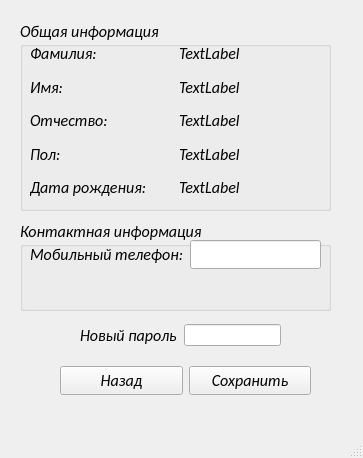
<?xml version="1.0" encoding="UTF-8"?>
<ui version="4.0">
 <class>UserInformation</class>
 <widget class="QMainWindow" name="UserInformation">
  <property name="geometry">
   <rect>
    <x>0</x>
    <y>0</y>
    <width>363</width>
    <height>458</height>
   </rect>
  </property>
  <property name="minimumSize">
   <size>
    <width>363</width>
    <height>355</height>
   </size>
  </property>
  <property name="windowTitle">
   <string>Информация о пользователе</string>
  </property>
  <property name="windowIcon">
   <iconset>
    <activeon>:/logo.ico</activeon>
   </iconset>
  </property>
  <widget class="QWidget" name="centralwidget">
   <widget class="QGroupBox" name="groupBox">
    <property name="geometry">
     <rect>
      <x>20</x>
      <y>20</y>
      <width>311</width>
      <height>191</height>
     </rect>
    </property>
    <property name="font">
     <font>
      <family>Calibri</family>
      <pointsize>12</pointsize>
      <italic>true</italic>
     </font>
    </property>
    <property name="title">
     <string>Общая информация</string>
    </property>
    <widget class="QWidget" name="gridLayoutWidget">
     <property name="geometry">
      <rect>
       <x>10</x>
       <y>20</y>
       <width>291</width>
       <height>161</height>
      </rect>
     </property>
     <layout class="QGridLayout" name="gridLayout">
      <item row="3" column="0">
       <widget class="QLabel" name="label_4">
        <property name="text">
         <string>Пол:</string>
        </property>
       </widget>
      </item>
      <item row="1" column="1">
       <widget class="QLabel" name="NameLabel">
        <property name="text">
         <string>TextLabel</string>
        </property>
       </widget>
      </item>
      <item row="0" column="1">
       <widget class="QLabel" name="SurnameLabel">
        <property name="text">
         <string>TextLabel</string>
        </property>
       </widget>
      </item>
      <item row="2" column="0">
       <widget class="QLabel" name="label_3">
        <property name="text">
         <string>Отчество:</string>
        </property>
       </widget>
      </item>
      <item row="2" column="1">
       <widget class="QLabel" name="ThirdNameLabel">
        <property name="text">
         <string>TextLabel</string>
        </property>
       </widget>
      </item>
      <item row="3" column="1">
       <widget class="QLabel" name="SexLabel">
        <property name="text">
         <string>TextLabel</string>
        </property>
       </widget>
      </item>
      <item row="1" column="0">
       <widget class="QLabel" name="label_2">
        <property name="text">
         <string>Имя:</string>
        </property>
       </widget>
      </item>
      <item row="0" column="0">
       <widget class="QLabel" name="label">
        <property name="text">
         <string>Фамилия:</string>
        </property>
       </widget>
      </item>
      <item row="4" column="0">
       <widget class="QLabel" name="label_9">
        <property name="text">
         <string>Дата рождения:</string>
        </property>
       </widget>
      </item>
      <item row="4" column="1">
       <widget class="QLabel" name="BirthdayLabel">
        <property name="text">
         <string>TextLabel</string>
        </property>
       </widget>
      </item>
     </layout>
    </widget>
   </widget>
   <widget class="QWidget" name="horizontalLayoutWidget">
    <property name="geometry">
     <rect>
      <x>60</x>
      <y>360</y>
      <width>251</width>
      <height>41</height>
     </rect>
    </property>
    <layout class="QHBoxLayout" name="horizontalLayout">
     <item>
      <widget class="QPushButton" name="BackButton">
       <property name="font">
        <font>
         <family>Calibri</family>
         <pointsize>12</pointsize>
         <italic>true</italic>
        </font>
       </property>
       <property name="text">
        <string>Назад</string>
       </property>
      </widget>
     </item>
     <item>
      <widget class="QPushButton" name="changepassButton">
       <property name="font">
        <font>
         <family>Calibri</family>
         <pointsize>12</pointsize>
         <italic>true</italic>
        </font>
       </property>
       <property name="text">
        <string>Сохранить</string>
       </property>
      </widget>
     </item>
    </layout>
   </widget>
   <widget class="QWidget" name="horizontalLayoutWidget_2">
    <property name="geometry">
     <rect>
      <x>80</x>
      <y>320</y>
      <width>201</width>
      <height>31</height>
     </rect>
    </property>
    <layout class="QHBoxLayout" name="horizontalLayout_2">
     <item>
      <widget class="QLabel" name="label_5">
       <property name="font">
        <font>
         <family>Calibri</family>
         <pointsize>12</pointsize>
         <italic>true</italic>
        </font>
       </property>
       <property name="text">
        <string>Новый пароль</string>
       </property>
      </widget>
     </item>
     <item>
      <widget class="QLineEdit" name="PassEdit"/>
     </item>
    </layout>
   </widget>
   <widget class="QGroupBox" name="groupBox_2">
    <property name="geometry">
     <rect>
      <x>20</x>
      <y>220</y>
      <width>311</width>
      <height>91</height>
     </rect>
    </property>
    <property name="font">
     <font>
      <family>Calibri</family>
      <pointsize>12</pointsize>
      <italic>true</italic>
     </font>
    </property>
    <property name="title">
     <string>Контактная информация</string>
    </property>
    <widget class="QWidget" name="formLayoutWidget">
     <property name="geometry">
      <rect>
       <x>10</x>
       <y>20</y>
       <width>291</width>
       <height>61</height>
      </rect>
     </property>
     <layout class="QFormLayout" name="formLayout">
      <item row="0" column="0">
       <widget class="QLabel" name="label_6">
        <property name="text">
         <string>Мобильный телефон:</string>
        </property>
       </widget>
      </item>
      <item row="0" column="1">
       <widget class="QLineEdit" name="mobileEdit"/>
      </item>
      <item row="1" column="1">
       <widget class="QLabel" name="label_10">
        <property name="text">
         <string/>
        </property>
       </widget>
      </item>
     </layout>
    </widget>
   </widget>
  </widget>
  <widget class="QMenuBar" name="menubar">
   <property name="geometry">
    <rect>
     <x>0</x>
     <y>0</y>
     <width>363</width>
     <height>21</height>
    </rect>
   </property>
  </widget>
  <widget class="QStatusBar" name="statusbar"/>
 </widget>
 <resources/>
 <connections/>
</ui>
